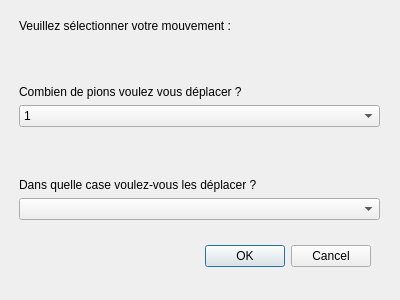
<?xml version="1.0" encoding="UTF-8"?>
<ui version="4.0">
 <class>ChoixPions</class>
 <widget class="QDialog" name="ChoixPions">
  <property name="geometry">
   <rect>
    <x>0</x>
    <y>0</y>
    <width>400</width>
    <height>300</height>
   </rect>
  </property>
  <property name="windowTitle">
   <string>Dialog</string>
  </property>
  <widget class="QDialogButtonBox" name="buttonBox">
   <property name="geometry">
    <rect>
     <x>30</x>
     <y>240</y>
     <width>341</width>
     <height>32</height>
    </rect>
   </property>
   <property name="orientation">
    <enum>Qt::Horizontal</enum>
   </property>
   <property name="standardButtons">
    <set>QDialogButtonBox::Cancel|QDialogButtonBox::Ok</set>
   </property>
  </widget>
  <widget class="QWidget" name="verticalLayoutWidget">
   <property name="geometry">
    <rect>
     <x>19</x>
     <y>19</y>
     <width>361</width>
     <height>201</height>
    </rect>
   </property>
   <layout class="QVBoxLayout" name="verticalLayout">
    <item>
     <widget class="QLabel" name="label">
      <property name="text">
       <string>Veuillez sélectionner votre mouvement :</string>
      </property>
     </widget>
    </item>
    <item>
     <spacer name="verticalSpacer">
      <property name="orientation">
       <enum>Qt::Vertical</enum>
      </property>
      <property name="sizeHint" stdset="0">
       <size>
        <width>20</width>
        <height>40</height>
       </size>
      </property>
     </spacer>
    </item>
    <item>
     <widget class="QLabel" name="label_2">
      <property name="text">
       <string>Combien de pions voulez vous déplacer ?</string>
      </property>
     </widget>
    </item>
    <item>
     <widget class="QComboBox" name="comboBox">
      <item>
       <property name="text">
        <string>1</string>
       </property>
      </item>
      <item>
       <property name="text">
        <string>2</string>
       </property>
      </item>
      <item>
       <property name="text">
        <string>3</string>
       </property>
      </item>
      <item>
       <property name="text">
        <string>4</string>
       </property>
      </item>
     </widget>
    </item>
    <item>
     <spacer name="verticalSpacer_2">
      <property name="orientation">
       <enum>Qt::Vertical</enum>
      </property>
      <property name="sizeHint" stdset="0">
       <size>
        <width>20</width>
        <height>40</height>
       </size>
      </property>
     </spacer>
    </item>
    <item>
     <widget class="QLabel" name="label_3">
      <property name="text">
       <string>Dans quelle case voulez-vous les déplacer ?</string>
      </property>
     </widget>
    </item>
    <item>
     <widget class="QComboBox" name="comboBox_2"/>
    </item>
   </layout>
  </widget>
 </widget>
 <resources/>
 <connections>
  <connection>
   <sender>buttonBox</sender>
   <signal>accepted()</signal>
   <receiver>ChoixPions</receiver>
   <slot>accept()</slot>
   <hints>
    <hint type="sourcelabel">
     <x>248</x>
     <y>254</y>
    </hint>
    <hint type="destinationlabel">
     <x>157</x>
     <y>274</y>
    </hint>
   </hints>
  </connection>
  <connection>
   <sender>buttonBox</sender>
   <signal>rejected()</signal>
   <receiver>ChoixPions</receiver>
   <slot>reject()</slot>
   <hints>
    <hint type="sourcelabel">
     <x>316</x>
     <y>260</y>
    </hint>
    <hint type="destinationlabel">
     <x>286</x>
     <y>274</y>
    </hint>
   </hints>
  </connection>
 </connections>
</ui>
